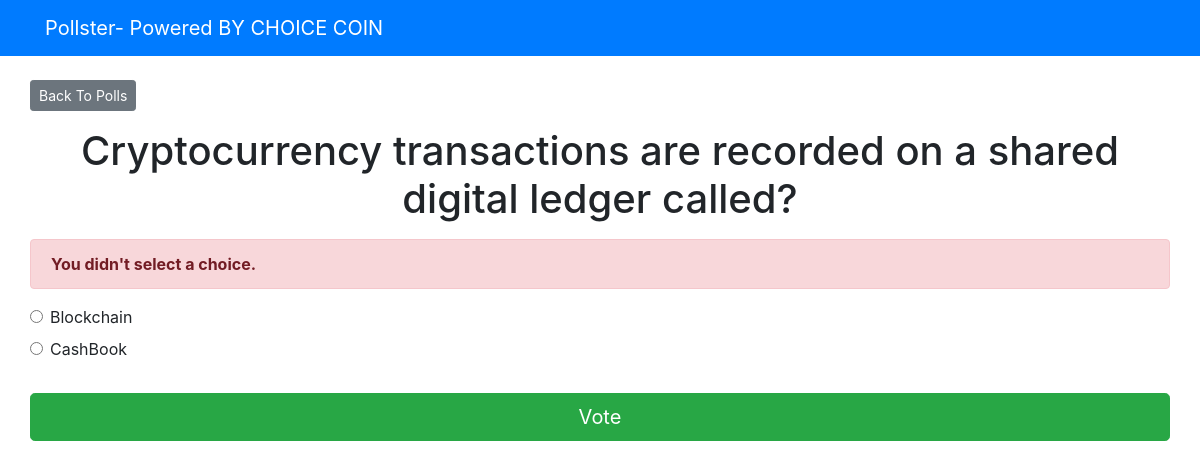
/polls/2/vote/, run on the app's committed database.
### polls/models.py (models this page shows, shortened)
class Question(models.Model):
    question_text = models.CharField(max_length = 200)
    pub_date = models.DateTimeField('date published')

class Choice(models.Model):
    question = models.ForeignKey(Question, on_delete = models.CASCADE)
    choice_text = models.CharField(max_length = 200)
    votes = models.IntegerField(default = 0)

### polls/views.py (the view)
# urls.py: path('<int:question_id>/vote/', views.vote, name ='vote'),
def vote(request, question_id):
    question = get_object_or_404(Question, pk = question_id)
    try:
        selected_choice = question.choice_set.get(pk = request.POST['choice'])
    except (KeyError, Choice.DoesNotExist):
        return render(request, 'polls/detail.html', {
            'question': question,
            'error_message': "You didn't select a choice.",
        })
    else:
        selected_choice.votes += 1
        selected_choice.save()
        return HttpResponseRedirect(reverse('polls:results', args =(question.id, )))

### templates/polls/detail.html (shortened to what this page needs)
{% extends 'base.html' %}
{% block content %}
<a class ="btn btn-secondary btn-sm mb-3" href ="{% url 'polls:index' %}">Back To Polls</a>
<h1 class ="text-center mb-3">{{ question.question_text }}</h1>
{% if error_message %}
<p class ="alert alert-danger">
    <strong>{{ error_message }}</strong>
</p>
{% endif %}
<form action ="{% url 'polls:vote' question.id %}" method ="post">
    {% for choice in question.choice_set.all %}
    <div class ="form-check">
        <input type ="radio" name ="choice" class ="form-check-input" id ="choice{{ forloop.counter }}"
            value ="{{ choice.id }}" />
        <label for ="choice{{ forloop.counter }}">{{ choice.choice_text }}</label>
    </div>
    {% endfor %}
    <input type ="submit" value ="Vote" class ="btn btn-success btn-lg btn-block mt-4" />
</form>
{% endblock %}

### data on the page
Question: question_text "Cryptocurrency transactions are recorded on a shared digital ledger called?"
Choice: choice_text "Blockchain"
Choice: choice_text "CashBook"

### other printed values
{{ error_message }} "You didn't select a choice."
